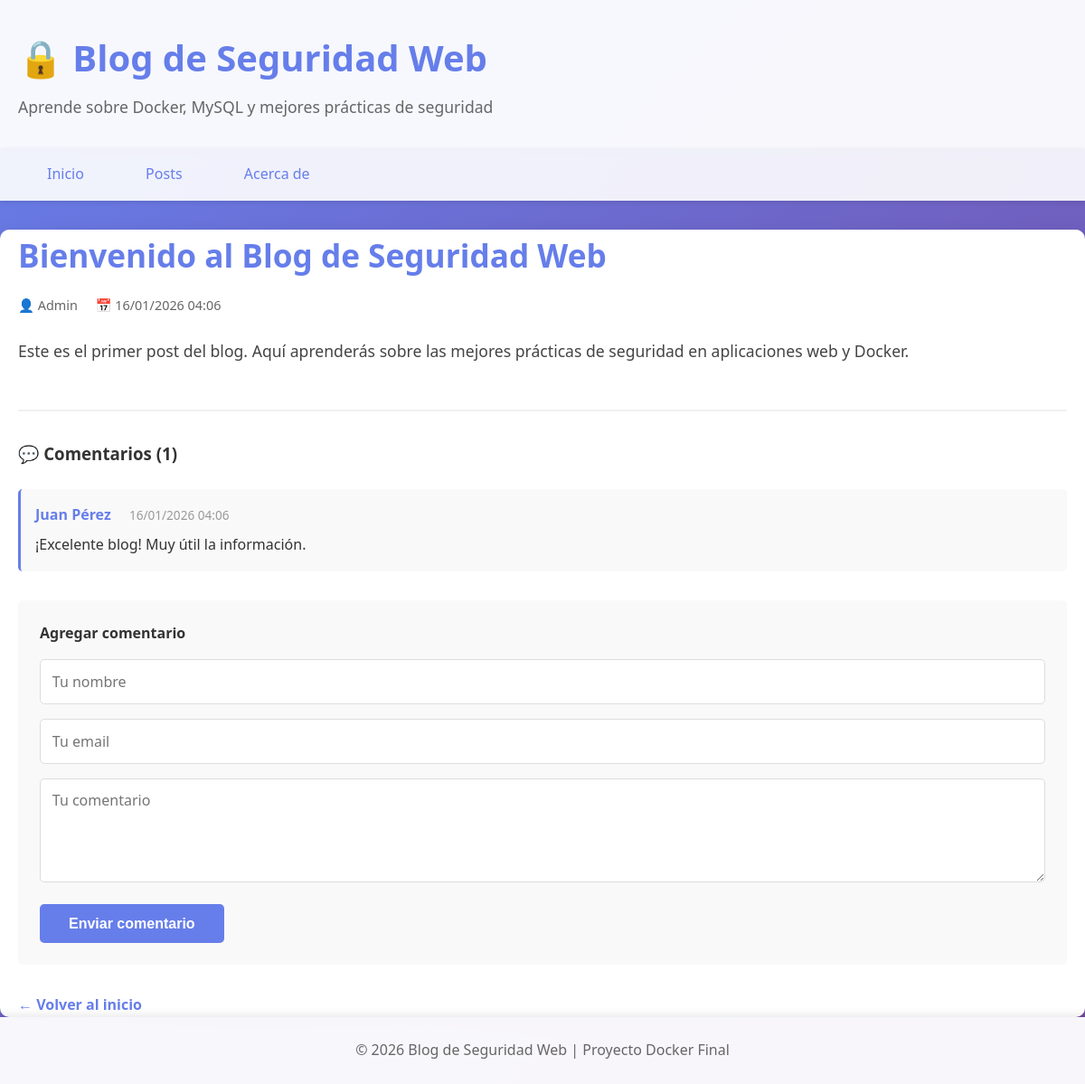
The app's page /app/post.php?id=1 with its own data.
### tables this page shows
CREATE TABLE IF NOT EXISTS posts (
    id INT AUTO_INCREMENT PRIMARY KEY,
    title VARCHAR(255) NOT NULL,
    content TEXT NOT NULL,
    author VARCHAR(100) NOT NULL,
    created_at TIMESTAMP DEFAULT CURRENT_TIMESTAMP,
    updated_at TIMESTAMP DEFAULT CURRENT_TIMESTAMP ON UPDATE CURRENT_TIMESTAMP,
    INDEX idx_created_at (created_at),
    INDEX idx_author (author)
);

CREATE TABLE IF NOT EXISTS comments (
    id INT AUTO_INCREMENT PRIMARY KEY,
    post_id INT NOT NULL,
    author_name VARCHAR(100) NOT NULL,
    author_email VARCHAR(100) NOT NULL,
    content TEXT NOT NULL,
    created_at TIMESTAMP DEFAULT CURRENT_TIMESTAMP,
    approved BOOLEAN DEFAULT FALSE,
    FOREIGN KEY (post_id) REFERENCES posts(id) ON DELETE CASCADE,
    INDEX idx_post_id (post_id),
    INDEX idx_approved (approved)
);

### app/db.php (called while the page is built, shortened)
<?php
class Database {
    private $conn;
    public function __construct() {
        try {
            $dsn = "mysql:host=" . DB_HOST . ";dbname=" . DB_NAME . ";charset=" . DB_CHARSET;
            $options = [
                PDO::ATTR_ERRMODE => PDO::ERRMODE_EXCEPTION,
                PDO::ATTR_DEFAULT_FETCH_MODE => PDO::FETCH_ASSOC,
                PDO::ATTR_EMULATE_PREPARES => false,
            ];
            $this->conn = new PDO($dsn, DB_USER, DB_PASS, $options);
        } catch (PDOException $e) {
            die("Error de conexión: " . $e->getMessage());
        }
    }
    public function getPostById($id) {
        $stmt = $this->conn->prepare("SELECT * FROM posts WHERE id = ?");
        $stmt->execute([$id]);
        return $stmt->fetch();
    }
    public function getCommentsByPostId($postId) {
        $stmt = $this->conn->prepare("SELECT * FROM comments WHERE post_id = ? AND approved = 1 ORDER BY created_at DESC");
        $stmt->execute([$postId]);
        return $stmt->fetchAll();
    }
}

### app/post.php (the view, shortened to what this page needs)
<?php
require_once 'db.php';
$db = new Database();
$post = $db->getPostById($_GET['id']);
$comments = $db->getCommentsByPostId($post['id']);
?>
<!DOCTYPE html>
<html lang="es">
<head>
    <link rel="stylesheet" href="css/style.css">
</head>
<body>
    <header>
        <div class="container">
            <h1>🔒 Blog de Seguridad Web</h1>
            <p>Aprende sobre Docker, MySQL y mejores prácticas de seguridad</p>
        </div>
    </header>
    <nav>
        <div class="container">
            <a href="index.php">Inicio</a>
            <a href="posts.php">Posts</a>
            <a href="about.php">Acerca de</a>
        </div>
    </nav>
    <main class="container">
        <article class="post-detail">
            <h2><?php echo htmlspecialchars($post['title']); ?></h2>
            <div class="post-meta">
                <span class="author">👤 <?php echo htmlspecialchars($post['author']); ?></span>
                <span class="date">📅 <?php echo date('d/m/Y H:i', strtotime($post['created_at'])); ?></span>
            </div>
            <div class="post-content">
                <?php echo nl2br(htmlspecialchars($post['content'])); ?>
            </div>
        </article>
        <section class="comments">
            <h3>💬 Comentarios (<?php echo count($comments); ?>)</h3>
            <?php if (empty($comments)): ?>
                <p class="no-comments">No hay comentarios aún. ¡Sé el primero en comentar!</p>
            <?php else: ?>
                <?php foreach ($comments as $comment): ?>
                    <div class="comment">
                        <div class="comment-author">
                            <strong><?php echo htmlspecialchars($comment['author_name']); ?></strong>
                            <span class="comment-date"><?php echo date('d/m/Y H:i', strtotime($comment['created_at'])); ?></span>
                        </div>
                        <p><?php echo nl2br(htmlspecialchars($comment['content'])); ?></p>
                    </div>
                <?php endforeach; ?>
            <?php endif; ?>
            <div class="comment-form">
                <h4>Agregar comentario</h4>
                <form method="POST">
                    <input type="text" name="author_name" placeholder="Tu nombre" required>
                    <input type="email" name="author_email" placeholder="Tu email" required>
                    <textarea name="content" placeholder="Tu comentario" rows="4" required></textarea>
                    <button type="submit" name="add_comment">Enviar comentario</button>
                </form>
            </div>
        </section>
        <a href="index.php" class="back-link">← Volver al inicio</a>
    </main>
    <footer>
        <div class="container">
            <p>&copy; 2026 Blog de Seguridad Web | Proyecto Docker Final</p>
        </div>
    </footer>
</body>
</html>

### app/css/style.css (style rules this page uses)
* { margin: 0; padding: 0; box-sizing: border-box; }
body { font-family: 'Segoe UI', Tahoma, Geneva, Verdana, sans-serif; line-height: 1.6; color: #333; background: linear-gradient(135deg, #667eea 0%, #764ba2 100%); min-height: 100vh; }
.container { max-width: 1200px; margin: 0 auto; padding: 0 20px; }
header { background: rgba(255, 255, 255, 0.95); padding: 2rem 0; box-shadow: 0 2px 10px rgba(0,0,0,0.1); }
header h1 { color: #667eea; font-size: 2.5rem; margin-bottom: 0.5rem; }
header p { color: #666; font-size: 1.1rem; }
nav { background: rgba(255, 255, 255, 0.9); padding: 1rem 0; margin-bottom: 2rem; box-shadow: 0 2px 5px rgba(0,0,0,0.1); }
nav a { color: #667eea; text-decoration: none; padding: 0.5rem 1.5rem; margin: 0 0.5rem; border-radius: 5px; transition: all 0.3s ease; font-weight: 500; }
main { background: white; border-radius: 10px; padding: 2rem; margin-bottom: 2rem; box-shadow: 0 5px 20px rgba(0,0,0,0.1); }
.post-meta { color: #666; font-size: 0.9rem; margin-bottom: 1rem; }
.post-meta span { margin-right: 1rem; }
.post-detail { margin-bottom: 2rem; }
.post-detail h2 { color: #667eea; font-size: 2.2rem; margin-bottom: 1rem; }
.post-content { font-size: 1.1rem; line-height: 1.8; margin-top: 1.5rem; color: #444; }
.comments { margin-top: 3rem; padding-top: 2rem; border-top: 2px solid #f0f0f0; }
.comments h3 { color: #333; margin-bottom: 1.5rem; }
.comment { background: #f9f9f9; padding: 1rem; margin-bottom: 1rem; border-radius: 5px; border-left: 3px solid #667eea; }
.comment-author { margin-bottom: 0.5rem; }
.comment-author strong { color: #667eea; }
.comment-date { color: #999; font-size: 0.85rem; margin-left: 1rem; }
.comment-form { background: #f9f9f9; padding: 1.5rem; border-radius: 5px; margin-top: 2rem; }
.comment-form h4 { margin-bottom: 1rem; color: #333; }
.comment-form input, .comment-form textarea { width: 100%; padding: 0.8rem; margin-bottom: 1rem; border: 1px solid #ddd; border-radius: 5px; font-family: inherit; font-size: 1rem; }
.comment-form textarea { resize: vertical; }
.comment-form button { background: #667eea; color: white; padding: 0.8rem 2rem; border: none; border-radius: 5px; cursor: pointer; font-size: 1rem; font-weight: 600; transition: background 0.3s ease; }
.back-link { display: inline-block; margin-top: 2rem; color: #667eea; text-decoration: none; font-weight: 600; transition: color 0.3s ease; }
footer { background: rgba(255, 255, 255, 0.95); padding: 1.5rem 0; text-align: center; color: #666; box-shadow: 0 -2px 10px rgba(0,0,0,0.1); }

### records on screen
posts: title "Bienvenido al Blog de Seguridad Web", author "Admin", created_at "16/01/2026 04:06", content "Este es el primer post del blog. Aquí aprenderás sobre las mejores prácticas de seguridad en aplicaciones web y Docker."
comments: author_name "Juan Pérez", created_at "16/01/2026 04:06", content "¡Excelente blog! Muy útil la información."

### other values on screen
count($comments) "1"
